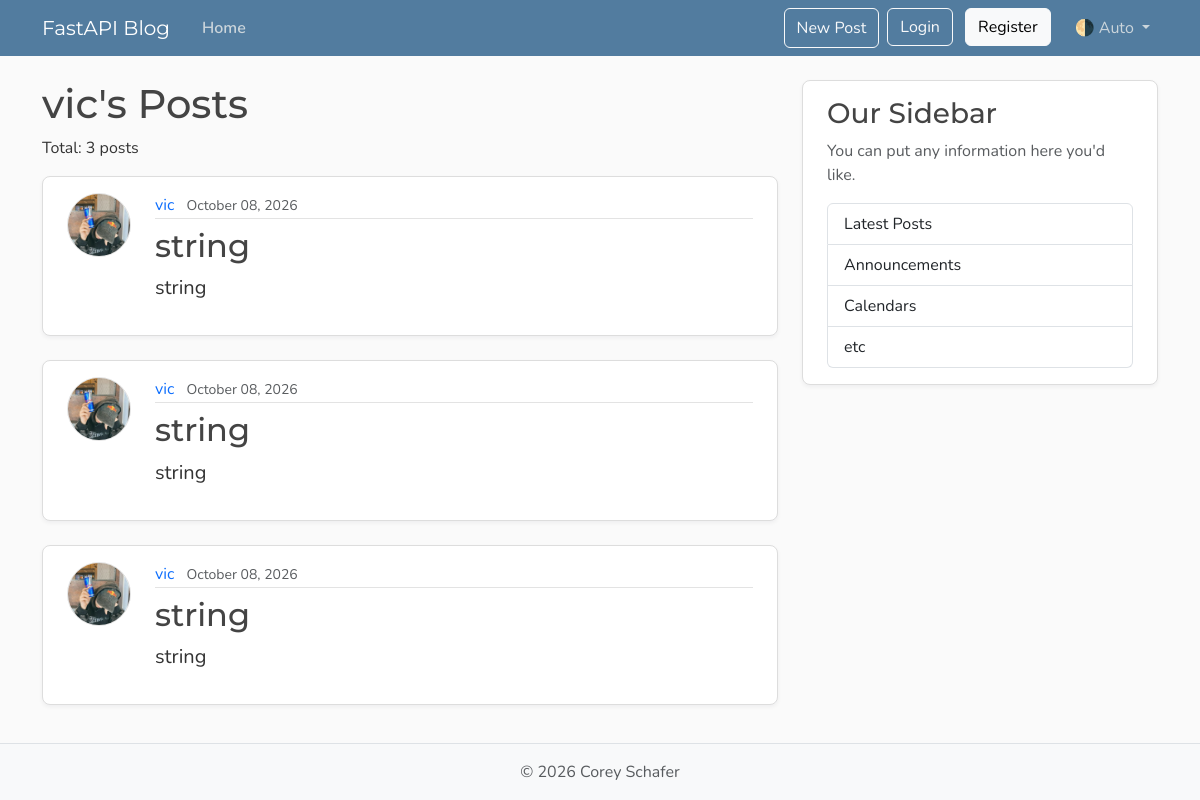
Screenshot of /users/2/posts with the database file from the repository.
### models.py (models this page shows, shortened)
class User(Base):
    __tablename__ = "users"
    id: Mapped[int] = mapped_column(Integer, primary_key=True, index=True)
    username: Mapped[str] = mapped_column(String(50), unique=True, nullable=False)
    email: Mapped[str] = mapped_column(String(120), unique=True, nullable=False)
    password_hash: Mapped[str] = mapped_column(String(200), nullable=False)   # ← НОВОЕ
    image_file: Mapped[str | None] = mapped_column(
        String(200),
        nullable=True,
        default=None,
    )
    posts: Mapped[list[Post]] = relationship(back_populates="author")

class Post(Base):
    __tablename__ = "posts"
    id: Mapped[int] = mapped_column(Integer, primary_key=True, index=True)
    title: Mapped[str] = mapped_column(String(100), nullable=False)
    content: Mapped[str] = mapped_column(Text, nullable=False)
    user_id: Mapped[int] = mapped_column(
        ForeignKey("users.id"),
        nullable=False,
        index=True,
    )
    date_posted: Mapped[datetime] = mapped_column(
        DateTime(timezone=True),
        default=lambda: datetime.now(UTC),
    )
    author: Mapped[User] = relationship(back_populates="posts")

### main.py (the view)
@app.get("/users/{user_id}/posts", include_in_schema=False, name="user_posts")
async def user_posts_page(
    request: Request,
    user_id: int,
    db: Annotated[AsyncSession, Depends(get_db)],
):
    result = await db.execute(
        select(models.User).where(models.User.id == user_id)
    )
    user = result.scalars().first()
    if not user:
        raise HTTPException(404, "User not found")
    result = await db.execute(
        select(models.Post)
        .options(selectinload(models.Post.author))   # ← ЭТО НУЖНО
        .where(models.Post.user_id == user_id)
        .order_by(models.Post.date_posted.desc())    # ← ЭТО ТОЖЕ (для постов)
    )
    posts = result.scalars().all()
    return templates.TemplateResponse(
        request,
        "user_posts.html",
        {"posts": posts, "user": user, "title": f"{user.username}'s Posts"},
    )

### templates/user_posts.html
{% extends "layout.html" %}
{% block content %}
<h1>{{ user.username }}'s Posts</h1>
<p>Total: {{ posts|length }} posts</p>
{% for post in posts %}
<article class="content-section py-3 px-4 mb-4">
    <div class="d-flex align-items-start gap-4">
        <img class="rounded-circle article-img flex-shrink-0" src="{{ post.author.image_path }}"
            alt="{{ post.author.username }}'s profile picture" width="64" height="64" loading="lazy">
        <div class="flex-grow-1">
            <div class="article-metadata mb-2">
                <a class="me-2" href="{{ url_for('user_posts', user_id=post.author.id) }}">
                    {{ post.author.username }}
                </a>
                <small class="text-body-secondary">
                    {{ post.date_posted.strftime("%B %d, %Y") }}
                </small>
            </div>
            <h2>
                <a class="article-title" href="{{ url_for('post_page', post_id=post.id) }}">
                    {{ post.title }}
                </a>
            </h2>
            <p class="article-content">{{ post.content }}</p>
        </div>
    </div>
</article>
{% endfor %}
{% endblock content %}

### static/css/main.css (style rules this page uses)
:root { --font-heading: "Montserrat", system-ui, -apple-system, BlinkMacSystemFont, sans-serif; --font-body: "Nunito", system-ui, -apple-system, BlinkMacSystemFont, sans-serif; --color-bg-body: #fafafa; --color-bg-content: #ffffff; --color-text-primary: #333333; --color-text-heading: #444444; --color-steel: #527c9f; --color-nav-link: #cbd5db; --color-nav-link-hover: #ffffff; --color-link-hover: #428bca; --color-border: #dddddd; --color-border-light: #e3e3e3; --spacing-xl: 5rem; --article-img-size: 4rem; --account-img-size: 7.813rem; }
body { font-family: var(--font-body); background: var(--color-bg-body); color: var(--color-text-primary); }
h1, h2, h3, h4, h5, h6 { font-family: var(--font-heading); color: var(--color-text-heading); }
a { text-decoration: none; }
.content-section { background: var(--color-bg-content); border: 1px solid var(--color-border); border-radius: 0.5rem; box-shadow: 0 2px 4px rgba(15, 23, 42, 0.05); transition: box-shadow 0.15s ease, transform 0.15s ease, border-color 0.15s ease; }
.article-title { color: var(--color-text-heading); transition: color 0.2s ease-in-out; }
.article-content { white-space: pre-line; font-size: 1.25rem; }
.article-img { height: var(--article-img-size); width: var(--article-img-size); flex-shrink: 0; object-fit: cover; border: 1px solid var(--color-border-light); box-shadow: 0 0 0 2px var(--color-bg-content); }
.article-metadata { padding-bottom: 0.063rem; border-bottom: 1px solid var(--color-border-light); }
.article-metadata a { transition: color 0.2s ease-in-out; }

### rows the page displays
User: username "vic"
Post: author.image_path (picture), author.username "vic", date_posted "October 08, 2026", title "string", content "string"
Post: author.image_path (picture), author.username "vic", date_posted "October 08, 2026", title "string", content "string"
Post: author.image_path (picture), author.username "vic", date_posted "October 08, 2026", title "string", content "string"

### other values shown
{{ posts|length }} "3"
